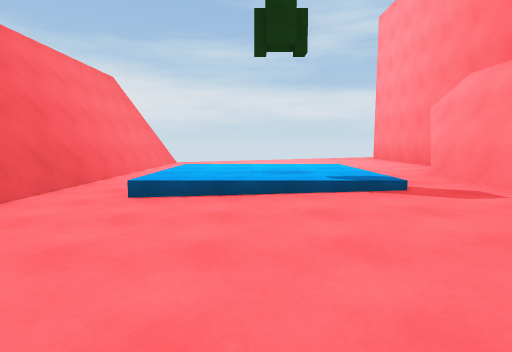
View 1 (above)

23 first-person views from a walk through a scene from a Unity 3-D project. The camera is 1.4 m above the floor, tilts 6° down and sees 80° across. The floor is counted in squares, 2 m on a side. Each view is taken from the middle of a square. On the plan, view 1 faces up. The plan holds only what a view shows up to about 10 squares ahead; the rest is blank. The place goes on beyond the plan.

View 2
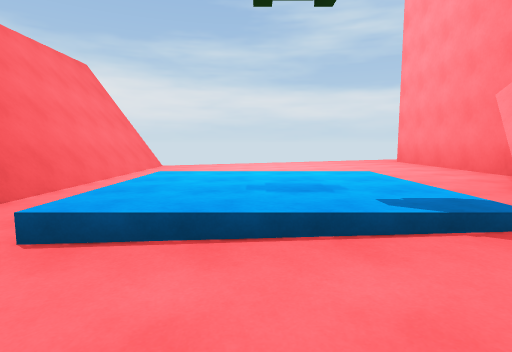

View 3
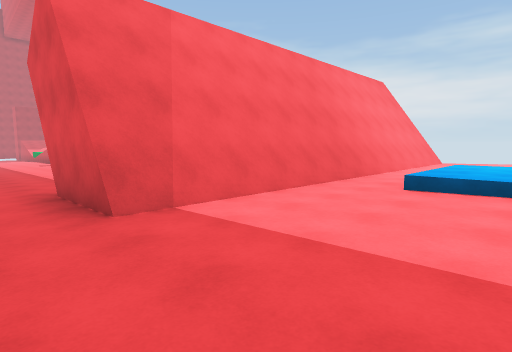

View 4
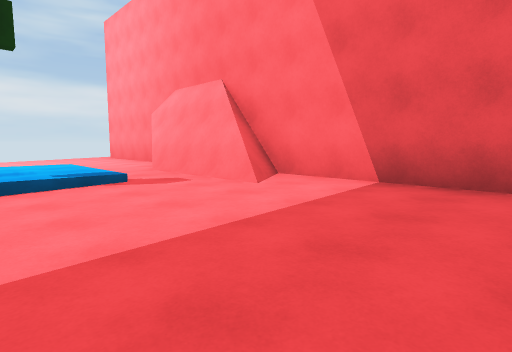

View 5
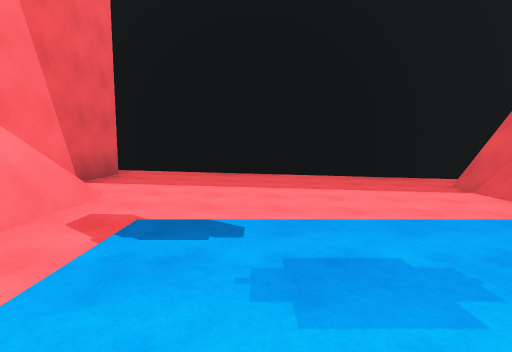

View 6
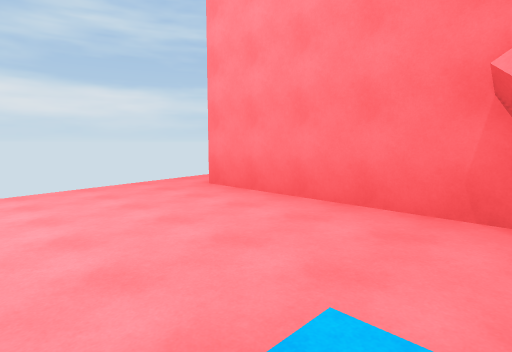

View 7
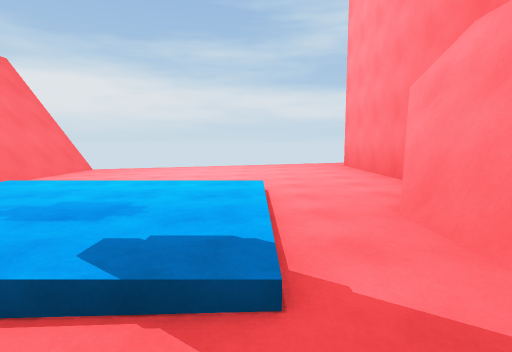

View 8
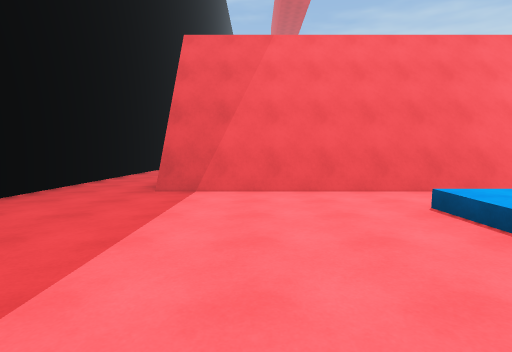

View 9
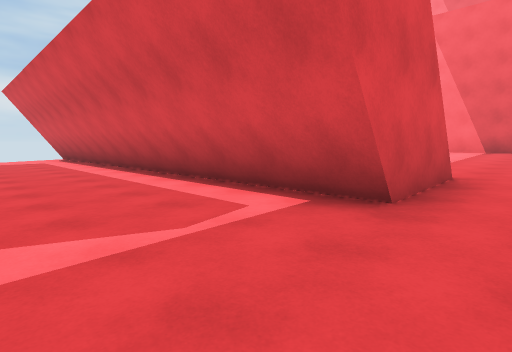

View 10
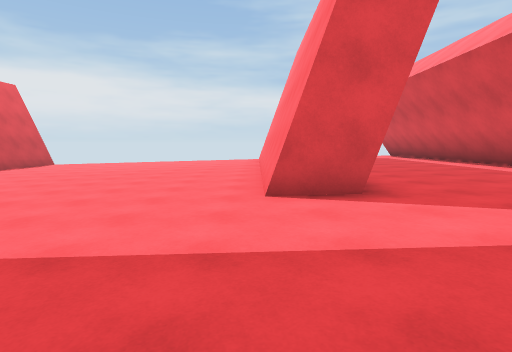

View 11
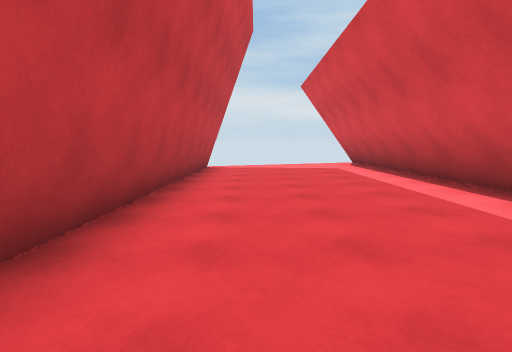

View 12
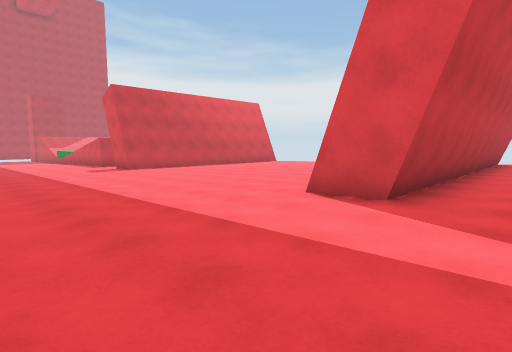

View 13
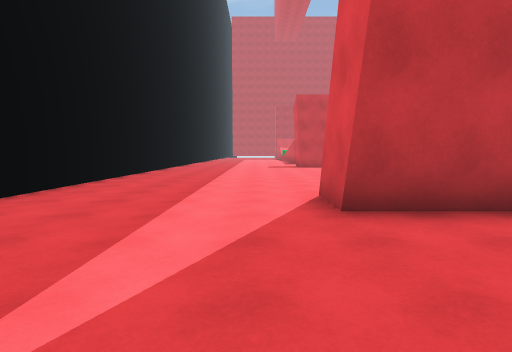

View 14
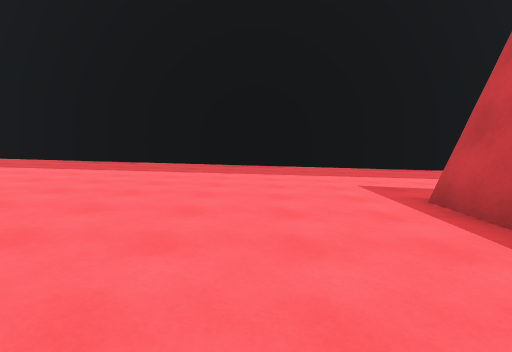

View 15
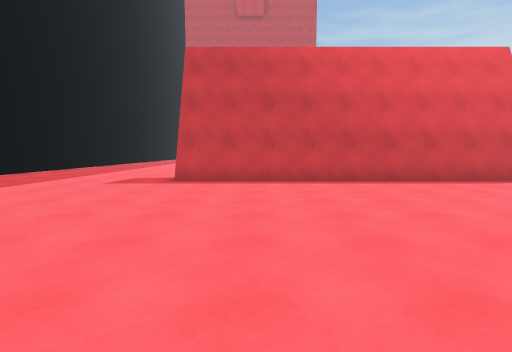

View 16
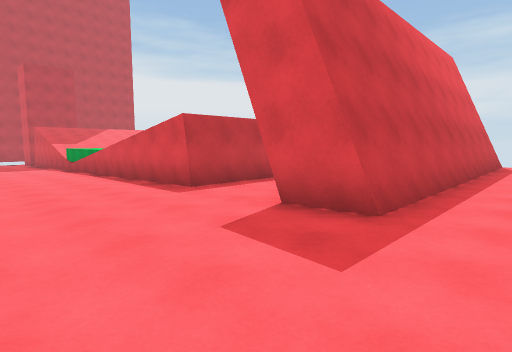

View 17
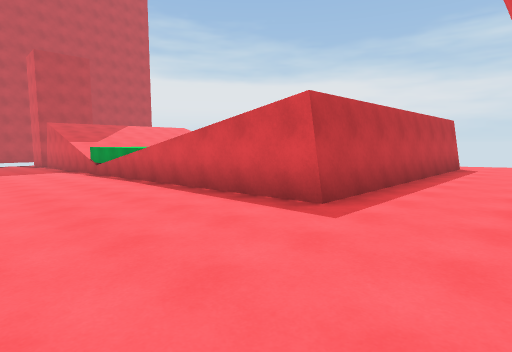

View 18
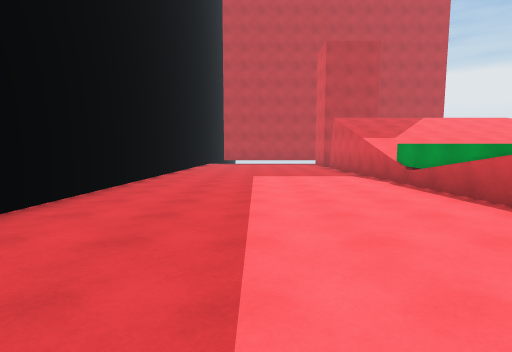

View 19
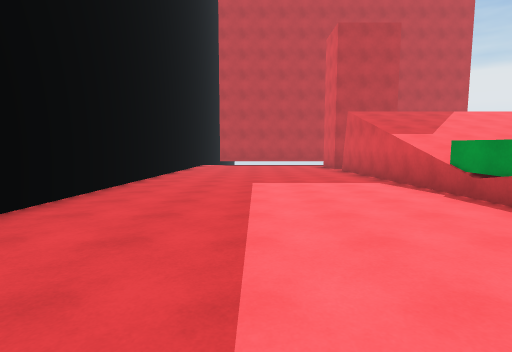

View 20
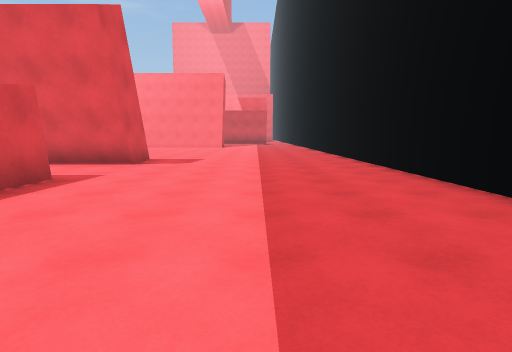

View 21
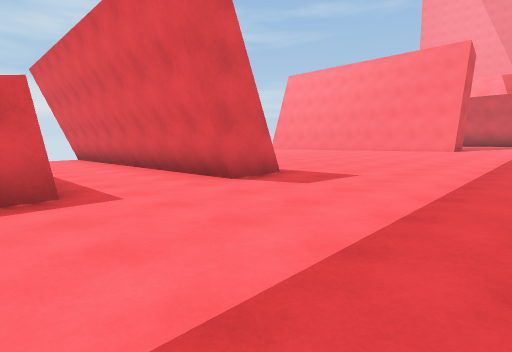

View 22
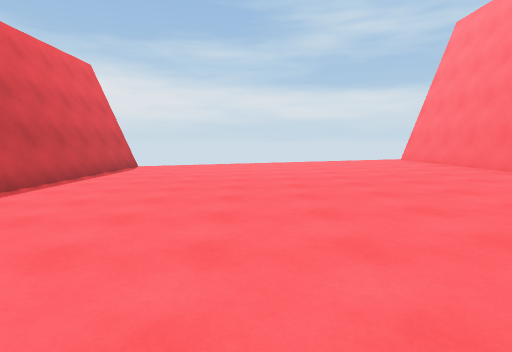

View 23
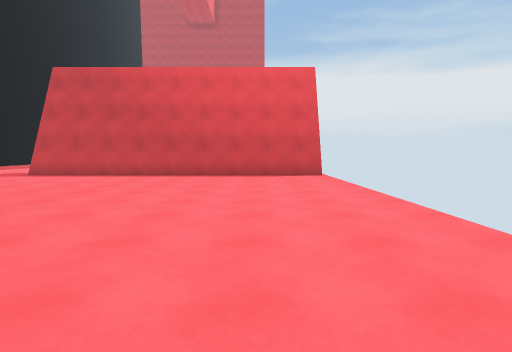

### Floor plan
Key: @ floor where view 1 was taken; # wall or solid block; . main floor; : floor 0.25 m higher than the main floor; - floor 0.25 m lower than the main floor; + floor 0.5 m higher than the main floor; _ floor 0.5 m lower than the main floor; * floor 0.75 m higher than the main floor; < floor 0.75 m lower than the main floor; % floor 1 m higher than the main floor; ( floor 1 m lower than the main floor; ! floor 1.25 m lower than the main floor; ? floor 1.5 m lower than the main floor; / step, stairs or slope; ^ raised ledge.
Columns run from 39 left of view 1 to 5 right of it. Each row starts with its distance up from view 1.
 13               << #<____---   ....###:+++++***
 12               << #<____----/#....###:+++++**#
 11              #<<##<____----/#....###:+++++**#
 10              #<<##<____----/#....###:+++++**#
  9              #<<##<____----/#....###:+++++**#
  8              #<<##<____----/#....###:+++++**#
  7              #<<##<____----/#....###:/%%%/*##
  6              #<<##<____----/#....###:/%%%/*#
  5 ####^^^^^^^###<<##<____----/#....###:/%%%/*#
  4 ?????!!!!!((((<<##<____----/#....###://///*##
  3 ?????!!!!!((((<<<<<____----//....###:+++++*##
  2 ?????!!!!!((((<<<<<____-----.....###:+++++**#
  1 ?????!!!!!((((<<<<<____-----.....###:+++++**#
  0 ?????!!!!!((((<<<<<____-----.....::::++@++**#
 -1 ?????!!!!!((((<<<<<____-----.....::::+++++**#
 -2 ########      ###############  ##############

Positions as (right, up) in squares from view 1, and headings:
1: (0, 0), facing up
2: (0, 2), facing up
3: (0, -1), facing up-left
4: (0, -1), facing up-right
5: (1, 7), facing down
6: (1, 7), facing up-right
7: (2, 3), facing up
8: (2, 2), facing left
9: (-9, -1), facing up-right
10: (-12, -1), facing up
11: (-9, 3), facing up
12: (-9, -1), facing up-left
13: (-7, 2), facing left
14: (-19, 8), facing down
15: (-14, 6), facing left
16: (-20, 1), facing up-left
17: (-23, 1), facing up-left
18: (-27, 1), facing left
19: (-29, 1), facing left
20: (-30, 1), facing right
21: (-26, 0), facing up-right
22: (-17, 2), facing up
23: (-12, 11), facing left
